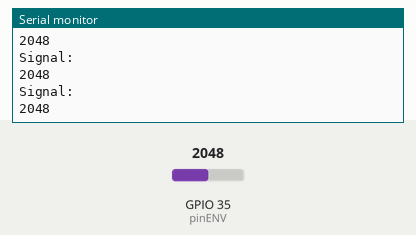
Simulated run of this sketch. Board: ESP32. Parts: the last lines printed to the serial monitor. The inputs (shaded band) are chosen by the test bench; at power-on: GPIO 35 (pinENV) = 2048.

Above: at 1.2 s.
1.3 s: GPIO 35 (pinENV) set to 2866
At 1.31 s:
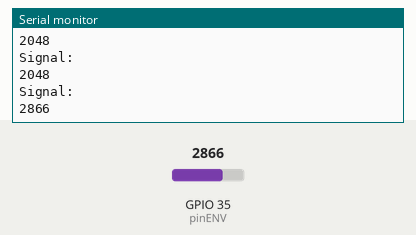
2.8 s: GPIO 35 (pinENV) set to 3603
At 8.72 s:
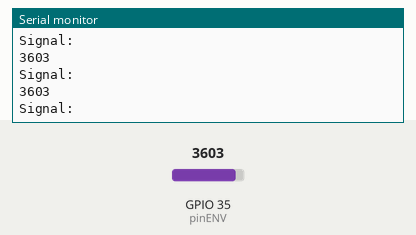
Timing chart, 0 to 10.2 s (numbered marks = the images above; inputs shaded):
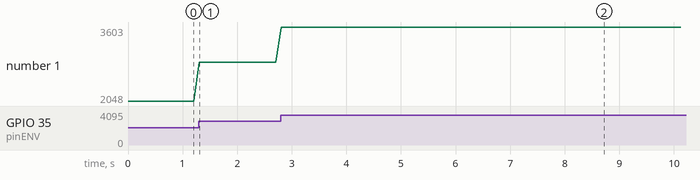

The sketch:

Hello_World_MyoWare.ino
```cpp
int pinENV = 35;


void setup() {
  // put your setup code here, to run once:
  Serial.begin(9600);
}

void loop() {
  // put your main code here, to run repeatedly:
  int sensorValue = analogRead(pinENV);

  float voltage = sensorValue * (3.3 / 4095.0);

  Serial.println("Signal: ");
  Serial.println(sensorValue);


  //Serial.println("Voltage: ");
  //Serial.println(voltage);

  delay(100);
}
```

Measured:
- after the input at 1.3 s, the serial monitor: prints a new line at once (image 1)
- after the input at 2.8 s, the serial monitor: prints a new line at once (image 2)
- plotted number 1: 2048 → 2866 after the input at 1.3 s, 2866 → 3603 after the input at 2.8 s
